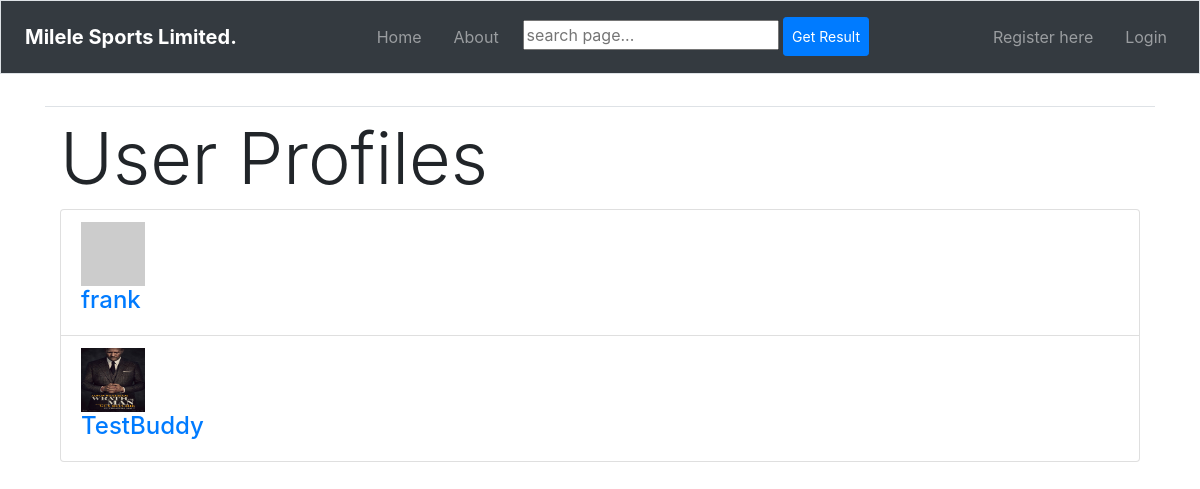
Before: /profile/ with the older database file.
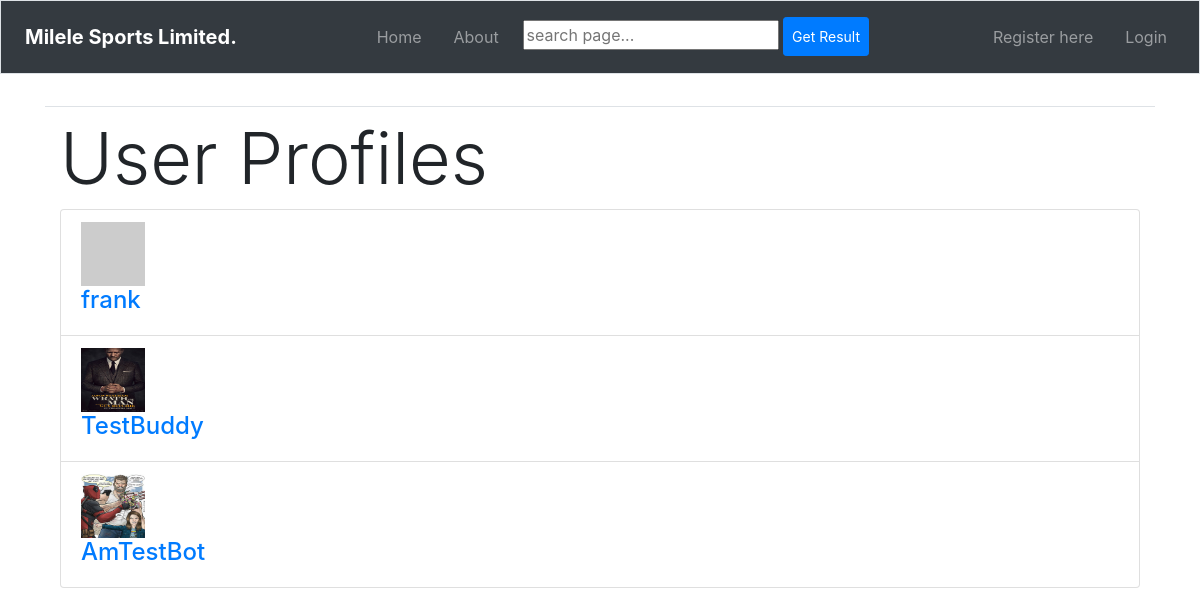
After: the same page with the newer database file.
### sportsApp/models.py (models this page shows, shortened)
class UserProfile(models.Model):
    user = models.OneToOneField(User, on_delete=models.CASCADE)
    picture = models.ImageField(upload_to='profile_images', blank=True)
    message = models.TextField(blank=True)

### sportsApp/views.py (the view)
class ListProfileView(generic.ListView):
    model = UserProfile
    template_name = 'sportsApp/list_profiles.html'
    context_object_name = 'userprofile_list'

### templates/sportsApp/list_profiles.html (shortened to what this page needs)
{% extends 'sportsApp/base.html' %}
{% load static %}
{% block body_block %}
<div class="container">
<h1 class="display-3">User Profiles</h1>
<div class="panel">
    {% if userprofile_list %}
    <div class="panel-heading">
        <div class="panel-body">
            <div class="list-group">
                {% for listuser in userprofile_list %}
                <div class="list-group-item">
                    {% if listuser.picture %}
                    <img width="64" height="64"
                    src="{{ MEDIA_URL}}{{listuser.picture}}"/>
                    {% else %}
                    <img src="https://via.placeholder.com/64x64.png?text=IMAGE">
                    {% endif %}
                    <h4 class="list-group-item-heading">
                    <a href=
                    "{% url 'sportsApp:profile' listuser.user.username %}">
                    {{ listuser.user.username }}</a>
                    </h4>
                </div>
                {% endfor %}
            </div>
        </div>
    </div>
    {% else %}
        <p>There are no users for the site.</p>
    {% endif %}
</div>
</div>
{% endblock %}

### templates/sportsApp/base.html (shortened to what this page needs)
<!DOCTYPE html>
{% load static %}
<html lang="en">
<head>
    <link rel="stylesheet" type="text/css" href="{% static 'css/style.css' %}">
    {% load bootstrap4 %}
    {% bootstrap_css %}
</head>
<body>
<nav class="navbar navbar-expand-md navbar-dark bg-dark mb-4 border">
    <li class="navbar-brand p-2 flex-fill bd-highlight">
        <strong>Milele Sports Limited.</strong></li>
    <div class="collapse navbar-collapse" id="navbarCollapse">
      <ul class="navbar-nav mr-auto">
        <li class="nav-item p-2 flex-fill bd-highlight">
            <a class="nav-link" href="{% url 'sportsApp:index' %}">Home</a>
        </li>
        <li class="nav-item p-2 flex-fill bd-highlight">
          <a class="nav-link" href="{% url 'sportsApp:about' %}">About</a>
        </li>
        <li class="p-2 flex-fill bd-highlight">
          <form class="form" action="#"
            method="get">
            <input type="text" size="20" name="query"
                placeholder="search page...">
            <button type="submit"
              class="btn btn-sm btn-primary p-2 flex-fill bd-highlight">Get Result</button>
          </form>
        </li>
      </ul>
      <ul class="navbar-nav ml-auto">
    {% if user.is_authenticated %}
    <li class="nav-item p-2 flex-fill bd-highlight">
        <a class="nav-link"
        href="{% url 'sportsApp:profile' user.username %}">Your Profile</a>
    </li>
    <li class="nav-item p-2 flex-fill bd-highlight">
        <a class="nav-link"
        href="{% url 'sportsApp:list_profiles' %}">List Profiles</a>
    </li>
    <li class="nav-item p-2 flex-fill bd-highlight">
        <a class="nav-link" href="{% url 'auth_logout' %}">Logout</a>
    </li>
    <li class="nav-item p-2 flex-fill bd-highlight">
        <a class="nav-link" href="{% url 'auth_password_change' %}?next='auth_password_change_done' ">Change Password</a>
    </li>
    {% else %}
    <li class="nav-item p-2 flex-fill bd-highlight">
        <a class="nav-link"
        href="{% url 'registration_register' %}">Register here</a>
    </li>
    <li class="nav-item p-2 flex-fill bd-highlight">
        <a class="nav-link" href="{% url 'auth_login' %}">Login</a>
    </li>
    {% endif %}
    </ul>
    </div>
    </nav>
    <main role="main" class="container">
    <div class="pb-2 mb-2 border-bottom">
    </div>
    <div>
      {% block body_block %}{% endblock %}
    </div>
  </main>
</body>
</html>

### staticfiles/css/style.css (style rules this page uses)
li { color: blue; }

Changed rows visible on the page:
added UserProfile: picture (picture), user.username "AmTestBot"
